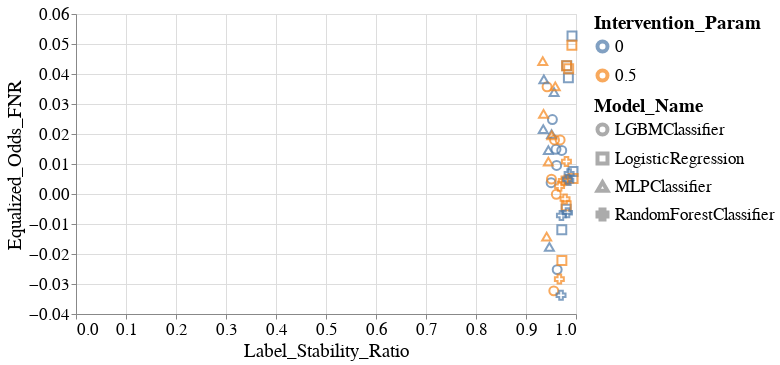

Notebook source saved alongside this figure:
### Code cell
create_scatter_plot(melted_all_group_metrics_per_model_dct,
                    group='RAC1P',
                    fairness_metric_name='Equalized_Odds_FNR',
                    stability_metric_name='Label_Stability_Ratio')

### Figure 1 — Vega-Lite specification as saved in the notebook (floating-point values rounded to 4 significant figures)
{"config": {"view": {"continuousWidth": 400, "continuousHeight": 300}, "axis": {"labelFontSize": 17, "labelFontWeight": "normal", "titleFontSize": 19, "titleFontWeight": "normal"}, "legend": {"labelFontSize": 17, "labelLimit": 200, "symbolStrokeWidth": 4, "titleFontSize": 19, "titleLimit": 220}, "title": {"fontSize": 17}}, "data": {"name": "data-83b5ef12fb7110456da66ea4af850687"}, "mark": {"type": "point", "size": 60}, "encoding": {"color": {"field": "Intervention_Param", "type": "nominal"}, "shape": {"field": "Model_Name", "type": "nominal"}, "size": {"value": 80}, "x": {"field": "Label_Stability_Ratio", "type": "quantitative"}, "y": {"field": "Equalized_Odds_FNR", "type": "quantitative"}}, "height": 300, "width": 500, "$schema": "https://vega.github.io/schema/vega-lite/v4.17.0.json", "datasets": {"data-83b5ef12fb7110456da66ea4af850687": [{"Model_Name": "LGBMClassifier", "Experiment_Iteration": "Exp_iter_1", "Intervention_Param": 0.0, "Test_Set_Index": 0, "Group": "RAC1P", "Equalized_Odds_FNR": 0.0149, "Label_Stability_Ratio": 0.96}, {"Model_Name": "LGBMClassifier", "Experiment_Iteration": "Exp_iter_1", "Intervention_Param": 0.5, "Test_Set_Index": 0, "Group": "RAC1P", "Equalized_Odds_FNR": 0.01802, "Label_Stability_Ratio": 0.9571}, {"Model_Name": "LGBMClassifier", "Experiment_Iteration": "Exp_iter_2", "Intervention_Param": 0.0, "Test_Set_Index": 0, "Group": "RAC1P", "Equalized_Odds_FNR": 0.01451, "Label_Stability_Ratio": 0.9715}, {"Model_Name": "LGBMClassifier", "Experiment_Iteration": "Exp_iter_2", "Intervention_Param": 0.5, "Test_Set_Index": 0, "Group": "RAC1P", "Equalized_Odds_FNR": 0.01801, "Label_Stability_Ratio": 0.9683}, {"Model_Name": "LGBMClassifier", "Experiment_Iteration": "Exp_iter_3", "Intervention_Param": 0.0, "Test_Set_Index": 0, "Group": "RAC1P", "Equalized_Odds_FNR": 0.02483, "Label_Stability_Ratio": 0.9528}, {"Model_Name": "LGBMClassifier", "Experiment_Iteration": "Exp_iter_3", "Intervention_Param": 0.5, "Test_Set_Index": 0, "Group": "RAC1P", "Equalized_Odds_FNR": 0.03572, "Label_Stability_Ratio": 0.9421}, {"Model_Name": "LGBMClassifier", "Experiment_Iteration": "Exp_iter_4", "Intervention_Param": 0.0, "Test_Set_Index": 0, "Group": "RAC1P", "Equalized_Odds_FNR": -0.02521, "Label_Stability_Ratio": 0.9624}, {"Model_Name": "LGBMClassifier", "Experiment_Iteration": "Exp_iter_4", "Intervention_Param": 0.5, "Test_Set_Index": 0, "Group": "RAC1P", "Equalized_Odds_FNR": -0.03229, "Label_Stability_Ratio": 0.9556}, {"Model_Name": "LGBMClassifier", "Experiment_Iteration": "Exp_iter_5", "Intervention_Param": 0.0, "Test_Set_Index": 0, "Group": "RAC1P", "Equalized_Odds_FNR": 0.00953, "Label_Stability_Ratio": 0.9613}, {"Model_Name": "LGBMClassifier", "Experiment_Iteration": "Exp_iter_5", "Intervention_Param": 0.5, "Test_Set_Index": 0, "Group": "RAC1P", "Equalized_Odds_FNR": -9.687e-05, "Label_Stability_Ratio": 0.9606}, {"Model_Name": "LGBMClassifier", "Experiment_Iteration": "Exp_iter_6", "Intervention_Param": 0.0, "Test_Set_Index": 0, "Group": "RAC1P", "Equalized_Odds_FNR": 0.003779, "Label_Stability_Ratio": 0.9502}, {"Model_Name": "LGBMClassifier", "Experiment_Iteration": "Exp_iter_6", "Intervention_Param": 0.5, "Test_Set_Index": 0, "Group": "RAC1P", "Equalized_Odds_FNR": 0.004962, "Label_Stability_Ratio": 0.9509}, {"Model_Name": "LogisticRegression", "Experiment_Iteration": "Exp_iter_1", "Intervention_Param": 0.0, "Test_Set_Index": 0, "Group": "RAC1P", "Equalized_Odds_FNR": 0.04275, "Label_Stability_Ratio": 0.9816}, {"Model_Name": "LogisticRegression", "Experiment_Iteration": "Exp_iter_1", "Intervention_Param": 0.5, "Test_Set_Index": 0, "Group": "RAC1P", "Equalized_Odds_FNR": 0.04275, "Label_Stability_Ratio": 0.9811}, {"Model_Name": "LogisticRegression", "Experiment_Iteration": "Exp_iter_2", "Intervention_Param": 0.0, "Test_Set_Index": 0, "Group": "RAC1P", "Equalized_Odds_FNR": -0.005103, "Label_Stability_Ratio": 0.9804}, {"Model_Name": "LogisticRegression", "Experiment_Iteration": "Exp_iter_2", "Intervention_Param": 0.5, "Test_Set_Index": 0, "Group": "RAC1P", "Equalized_Odds_FNR": -0.003887, "Label_Stability_Ratio": 0.9803}, {"Model_Name": "LogisticRegression", "Experiment_Iteration": "Exp_iter_3", "Intervention_Param": 0.0, "Test_Set_Index": 0, "Group": "RAC1P", "Equalized_Odds_FNR": 0.03874, "Label_Stability_Ratio": 0.9848}, {"Model_Name": "LogisticRegression", "Experiment_Iteration": "Exp_iter_3", "Intervention_Param": 0.5, "Test_Set_Index": 0, "Group": "RAC1P", "Equalized_Odds_FNR": 0.04176, "Label_Stability_Ratio": 0.9854}, {"Model_Name": "LogisticRegression", "Experiment_Iteration": "Exp_iter_4", "Intervention_Param": 0.0, "Test_Set_Index": 0, "Group": "RAC1P", "Equalized_Odds_FNR": -0.01194, "Label_Stability_Ratio": 0.9716}, {"Model_Name": "LogisticRegression", "Experiment_Iteration": "Exp_iter_4", "Intervention_Param": 0.5, "Test_Set_Index": 0, "Group": "RAC1P", "Equalized_Odds_FNR": -0.02218, "Label_Stability_Ratio": 0.9718}, {"Model_Name": "LogisticRegression", "Experiment_Iteration": "Exp_iter_5", "Intervention_Param": 0.0, "Test_Set_Index": 0, "Group": "RAC1P", "Equalized_Odds_FNR": 0.0527, "Label_Stability_Ratio": 0.992}, {"Model_Name": "LogisticRegression", "Experiment_Iteration": "Exp_iter_5", "Intervention_Param": 0.5, "Test_Set_Index": 0, "Group": "RAC1P", "Equalized_Odds_FNR": 0.0496, "Label_Stability_Ratio": 0.9918}, {"Model_Name": "LogisticRegression", "Experiment_Iteration": "Exp_iter_6", "Intervention_Param": 0.0, "Test_Set_Index": 0, "Group": "RAC1P", "Equalized_Odds_FNR": 0.007521, "Label_Stability_Ratio": 0.9941}, {"Model_Name": "LogisticRegression", "Experiment_Iteration": "Exp_iter_6", "Intervention_Param": 0.5, "Test_Set_Index": 0, "Group": "RAC1P", "Equalized_Odds_FNR": 0.005154, "Label_Stability_Ratio": 0.9942}, {"Model_Name": "MLPClassifier", "Experiment_Iteration": "Exp_iter_1", "Intervention_Param": 0.0, "Test_Set_Index": 0, "Group": "RAC1P", "Equalized_Odds_FNR": 0.02164, "Label_Stability_Ratio": 0.9345}, {"Model_Name": "MLPClassifier", "Experiment_Iteration": "Exp_iter_1", "Intervention_Param": 0.5, "Test_Set_Index": 0, "Group": "RAC1P", "Equalized_Odds_FNR": 0.02669, "Label_Stability_Ratio": 0.9351}, {"Model_Name": "MLPClassifier", "Experiment_Iteration": "Exp_iter_2", "Intervention_Param": 0.0, "Test_Set_Index": 0, "Group": "RAC1P", "Equalized_Odds_FNR": 0.01999, "Label_Stability_Ratio": 0.9511}, {"Model_Name": "MLPClassifier", "Experiment_Iteration": "Exp_iter_2", "Intervention_Param": 0.5, "Test_Set_Index": 0, "Group": "RAC1P", "Equalized_Odds_FNR": 0.01953, "Label_Stability_Ratio": 0.9516}, {"Model_Name": "MLPClassifier", "Experiment_Iteration": "Exp_iter_3", "Intervention_Param": 0.0, "Test_Set_Index": 0, "Group": "RAC1P", "Equalized_Odds_FNR": 0.03823, "Label_Stability_Ratio": 0.9357}, {"Model_Name": "MLPClassifier", "Experiment_Iteration": "Exp_iter_3", "Intervention_Param": 0.5, "Test_Set_Index": 0, "Group": "RAC1P", "Equalized_Odds_FNR": 0.04428, "Label_Stability_Ratio": 0.9335}, {"Model_Name": "MLPClassifier", "Experiment_Iteration": "Exp_iter_4", "Intervention_Param": 0.0, "Test_Set_Index": 0, "Group": "RAC1P", "Equalized_Odds_FNR": -0.01763, "Label_Stability_Ratio": 0.9468}, {"Model_Name": "MLPClassifier", "Experiment_Iteration": "Exp_iter_4", "Intervention_Param": 0.5, "Test_Set_Index": 0, "Group": "RAC1P", "Equalized_Odds_FNR": -0.0142, "Label_Stability_Ratio": 0.9413}, {"Model_Name": "MLPClassifier", "Experiment_Iteration": "Exp_iter_5", "Intervention_Param": 0.0, "Test_Set_Index": 0, "Group": "RAC1P", "Equalized_Odds_FNR": 0.03395, "Label_Stability_Ratio": 0.9562}, {"Model_Name": "MLPClassifier", "Experiment_Iteration": "Exp_iter_5", "Intervention_Param": 0.5, "Test_Set_Index": 0, "Group": "RAC1P", "Equalized_Odds_FNR": 0.03584, "Label_Stability_Ratio": 0.9586}, {"Model_Name": "MLPClassifier", "Experiment_Iteration": "Exp_iter_6", "Intervention_Param": 0.0, "Test_Set_Index": 0, "Group": "RAC1P", "Equalized_Odds_FNR": 0.01462, "Label_Stability_Ratio": 0.9447}, {"Model_Name": "MLPClassifier", "Experiment_Iteration": "Exp_iter_6", "Intervention_Param": 0.5, "Test_Set_Index": 0, "Group": "RAC1P", "Equalized_Odds_FNR": 0.01076, "Label_Stability_Ratio": 0.9447}, {"Model_Name": "RandomForestClassifier", "Experiment_Iteration": "Exp_iter_1", "Intervention_Param": 0.5, "Test_Set_Index": 0, "Group": "RAC1P", "Equalized_Odds_FNR": -0.001659, "Label_Stability_Ratio": 0.9781}, {"Model_Name": "RandomForestClassifier", "Experiment_Iteration": "Exp_iter_1", "Intervention_Param": 0.0, "Test_Set_Index": 0, "Group": "RAC1P", "Equalized_Odds_FNR": -0.006265, "Label_Stability_Ratio": 0.983}, {"Model_Name": "RandomForestClassifier", "Experiment_Iteration": "Exp_iter_2", "Intervention_Param": 0.5, "Test_Set_Index": 0, "Group": "RAC1P", "Equalized_Odds_FNR": 0.01086, "Label_Stability_Ratio": 0.9809}, {"Model_Name": "RandomForestClassifier", "Experiment_Iteration": "Exp_iter_2", "Intervention_Param": 0.0, "Test_Set_Index": 0, "Group": "RAC1P", "Equalized_Odds_FNR": 0.00447, "Label_Stability_Ratio": 0.9857}, {"Model_Name": "RandomForestClassifier", "Experiment_Iteration": "Exp_iter_3", "Intervention_Param": 0.5, "Test_Set_Index": 0, "Group": "RAC1P", "Equalized_Odds_FNR": 0.004373, "Label_Stability_Ratio": 0.9746}, {"Model_Name": "RandomForestClassifier", "Experiment_Iteration": "Exp_iter_3", "Intervention_Param": 0.0, "Test_Set_Index": 0, "Group": "RAC1P", "Equalized_Odds_FNR": 0.006765, "Label_Stability_Ratio": 0.9862}, {"Model_Name": "RandomForestClassifier", "Experiment_Iteration": "Exp_iter_4", "Intervention_Param": 0.5, "Test_Set_Index": 0, "Group": "RAC1P", "Equalized_Odds_FNR": -0.02836, "Label_Stability_Ratio": 0.9667}, {"Model_Name": "RandomForestClassifier", "Experiment_Iteration": "Exp_iter_4", "Intervention_Param": 0.0, "Test_Set_Index": 0, "Group": "RAC1P", "Equalized_Odds_FNR": -0.03373, "Label_Stability_Ratio": 0.9701}, {"Model_Name": "RandomForestClassifier", "Experiment_Iteration": "Exp_iter_5", "Intervention_Param": 0.5, "Test_Set_Index": 0, "Group": "RAC1P", "Equalized_Odds_FNR": 0.004717, "Label_Stability_Ratio": 0.981}, {"Model_Name": "RandomForestClassifier", "Experiment_Iteration": "Exp_iter_5", "Intervention_Param": 0.0, "Test_Set_Index": 0, "Group": "RAC1P", "Equalized_Odds_FNR": 0.004892, "Label_Stability_Ratio": 0.9831}, {"Model_Name": "RandomForestClassifier", "Experiment_Iteration": "Exp_iter_6", "Intervention_Param": 0.5, "Test_Set_Index": 0, "Group": "RAC1P", "Equalized_Odds_FNR": 0.002595, "Label_Stability_Ratio": 0.9672}, {"Model_Name": "RandomForestClassifier", "Experiment_Iteration": "Exp_iter_6", "Intervention_Param": 0.0, "Test_Set_Index": 0, "Group": "RAC1P", "Equalized_Odds_FNR": -0.007185, "Label_Stability_Ratio": 0.9708}]}}
